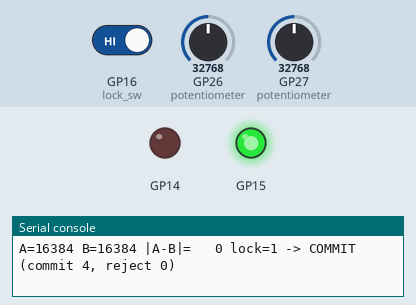
Bench run of a program on a simulated Raspberry Pi Pico running MicroPython. Parts: output pins drawn as LEDs (lit = HIGH), the last lines printed to the serial console. Wiring (from the project's diagram.json): red LED on GP14, green LED on GP15, switch on GP16, potentiometer on GP26, potentiometer on GP27. The test bench sets the inputs (shaded band); at power-on: GP26 (potentiometer) = 32768, GP27 (potentiometer) = 32768, GP16 (lock_sw) HIGH (analog values on the 0–65535 scale).

Above: at 1.2 s.
1.3 s: GP26 (potentiometer) set to 34032
At 2.2 s:
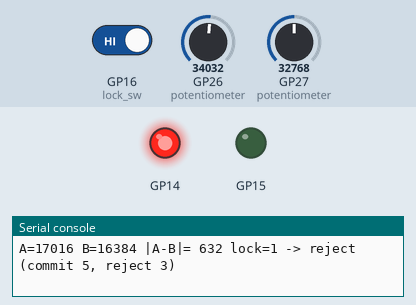
3.0 s: GP27 (potentiometer) set to 35168
4.5 s: GP27 (potentiometer) set to 36960
6.3 s: GP26 (potentiometer) set to 20672
7.8 s: GP26 (potentiometer) set to 19120
Timing chart, 0 to 10.6 s (numbered marks = the images above; inputs shaded):
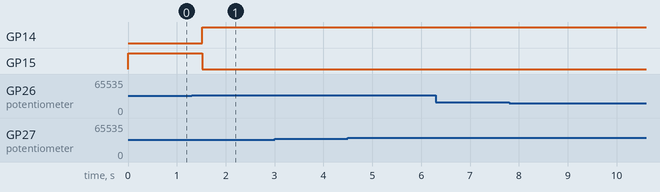

The program:

main.py
```python
# Wokwi (MicroPython, Raspberry Pi Pico) - thin secondary demo of the
# consistency comparator logic ONLY.
#   pot on GP26 = view A, pot on GP27 = view B (stand-ins for VMAG; the
#   ADS1115 part does not exist in Wokwi, so the RP2040 internal ADC is used)
#   slide switch on GP16 = PLL lock (off -> poisoned -> must reject)
#   green LED GP15 = token emitted (would pace the commit DMA)
#   red LED GP14   = token withheld
# This does NOT demonstrate the DMA gate or "no SPI traffic on reject";
# that is a hardware claim for the logic-analyser capture.
import rp2
from machine import ADC, Pin
import time

MAG_BIN = 64
PHS_BIN = 64


@rp2.asm_pio()
def consistency():
    wrap_target()
    label("start")
    pull(block)
    mov(x, osr)
    pull(block)
    mov(y, osr)
    pull(block)
    jmp(x_not_y, "mag_g1")
    pull(block)
    jmp("phase")
    label("mag_g1")
    mov(x, osr)
    pull(block)
    mov(y, osr)
    jmp(x_not_y, "reject_ph")
    label("phase")
    pull(block)
    mov(x, osr)
    pull(block)
    mov(y, osr)
    pull(block)
    jmp(x_not_y, "ph_g1")
    pull(block)
    jmp("accept")
    label("ph_g1")
    mov(x, osr)
    pull(block)
    mov(y, osr)
    jmp(x_not_y, "start")
    label("accept")
    mov(isr, invert(null))
    push(block)
    jmp("start")
    label("reject_ph")
    pull(block)
    pull(block)
    pull(block)
    pull(block)
    wrap()


def q(code, b, off):
    return ((code + 32768) + off) // b


sm = rp2.StateMachine(0, consistency, freq=2_000_000)
sm.active(1)
adc_a, adc_b = ADC(26), ADC(27)
lock_sw = Pin(16, Pin.IN, Pin.PULL_DOWN)
led_ok, led_rej = Pin(15, Pin.OUT), Pin(14, Pin.OUT)
committed = rejected = 0

while True:
    a = adc_a.read_u16() >> 1          # 15-bit, like a positive ADS1115 code
    b = adc_b.read_u16() >> 1
    pa = pb = 9000                     # phase channel held constant in this demo
    w = [q(a, MAG_BIN, 0), q(b, MAG_BIN, 0), q(a, MAG_BIN, MAG_BIN // 2), q(b, MAG_BIN, MAG_BIN // 2),
         q(pa, PHS_BIN, 0), q(pb, PHS_BIN, 0), q(pa, PHS_BIN, PHS_BIN // 2), q(pb, PHS_BIN, PHS_BIN // 2)]
    if not lock_sw.value():            # poison: view-B words forced to differ
        for i in (1, 3, 5, 7):
            w[i] = (~w[i - 1]) & 0xFFFFFFFF
    for x_ in w:
        sm.put(x_)
    time.sleep_ms(2)
    tok = sm.rx_fifo() > 0
    if tok:
        sm.get()
        committed += 1
    else:
        rejected += 1
    led_ok.value(tok)
    led_rej.value(not tok)
    print("A=%5d B=%5d |A-B|=%4d lock=%d -> %s  (commit %d, reject %d)"
          % (a, b, abs(a - b), lock_sw.value(), "COMMIT" if tok else "reject", committed, rejected))
    time.sleep_ms(300)
```

Measured:
- the behaviour switches between 32880 and 32896 on GP26 (potentiometer) (found by bisection; images 0 and 1)
- after the input at 1.3 s, GP14: LOW → HIGH after 0.22 s; GP15: HIGH → LOW after 0.22 s
